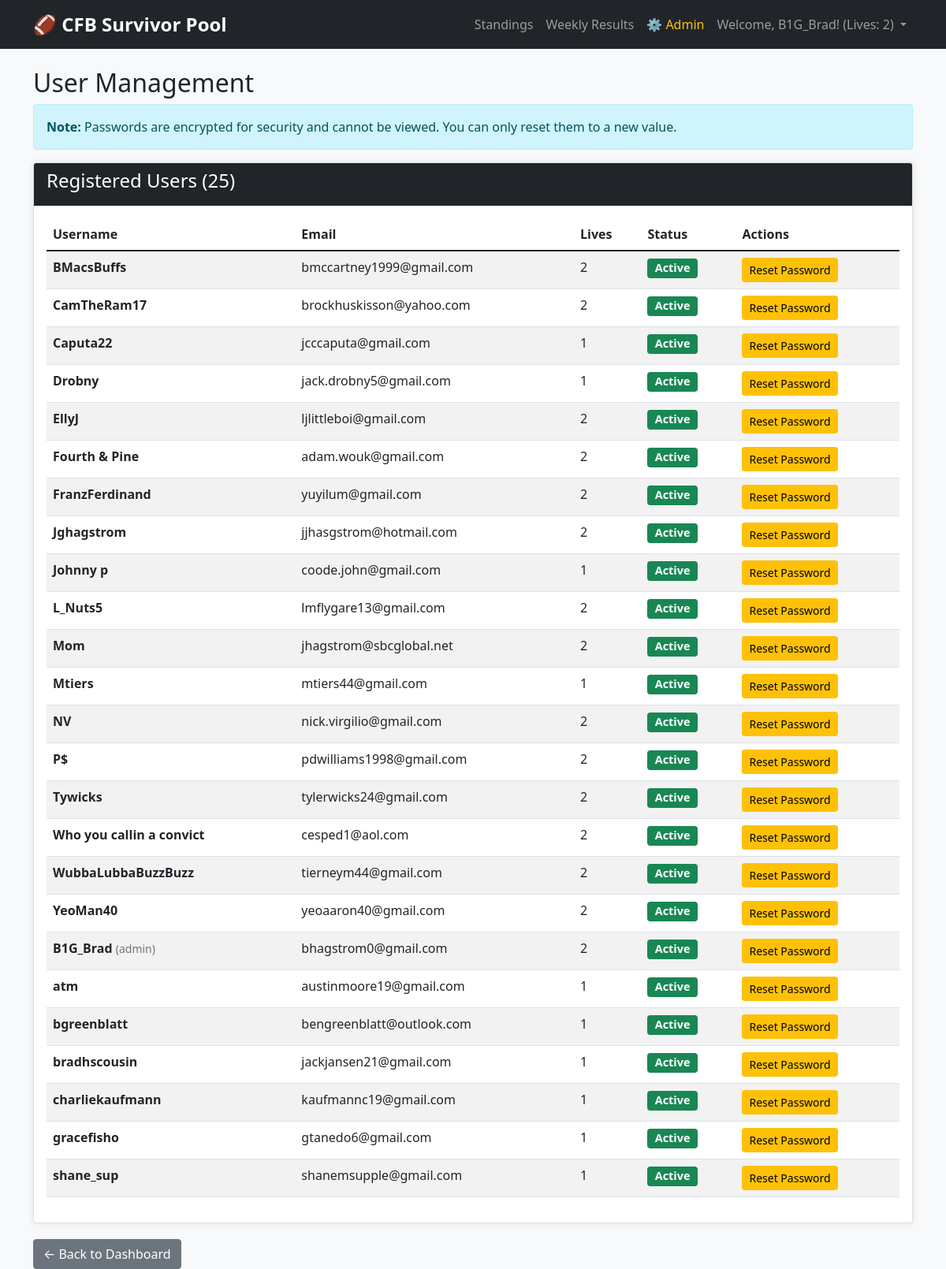
The app's page /admin/users (signed in) with its own data.
### models.py (models this page shows, shortened)
class User(UserMixin, db.Model):
    id = db.Column(db.Integer, primary_key=True)
    username = db.Column(db.String(80), unique=True, nullable=False)
    email = db.Column(db.String(120), unique=True, nullable=False)
    password = db.Column(db.String(200), nullable=False)
    lives_remaining = db.Column(db.Integer, default=2)
    is_eliminated = db.Column(db.Boolean, default=False)
    has_paid = db.Column(db.Boolean, default=False)
    cumulative_spread = db.Column(db.Float, default=0.0)
    picks = db.relationship('Pick', backref='user', lazy=True)
    @property
    def display_name(self):
        if self.username == 'admin':
            return 'B1G_Brad'
        return self.username

### app.py (the view)
@app.route('/admin/users')
@admin_required
def admin_users():
    all_users = User.query.order_by(User.username).all()
    return render_template('admin/users.html', users=all_users)

### app.py (called while the page is built)
@app.context_processor
def inject_timezone_functions():
    return {
        'format_deadline': format_deadline,
        'to_pool_time': to_pool_time,
        'get_current_time': get_current_time,
        'timezone': POOL_TZ_NAME
    }

@login_manager.user_loader
def load_user(user_id):
    return User.query.get(int(user_id))

def admin_required(f):
    @wraps(f)
    def decorated_function(*args, **kwargs):
        if not current_user.is_authenticated:
            flash('Please log in first.', 'error')
            return redirect(url_for('login'))
        if current_user.username not in ['admin', 'B1G_Brad']:
            flash('Admin access required.', 'error')
            return redirect(url_for('index'))
        return f(*args, **kwargs)
    return decorated_function

### templates/admin/users.html (shortened to what this page needs)
{% extends "base.html" %}
{% block content %}
<h2>User Management</h2>
<div class="alert alert-info">
    <strong>Note:</strong> Passwords are encrypted for security and cannot be viewed.
    You can only reset them to a new value.
</div>
<div class="card">
    <div class="card-header bg-dark text-white">
        <h4>Registered Users ({{ users|length }})</h4>
    </div>
    <div class="card-body">
        <table class="table table-striped">
            <thead>
                <tr>
                    <th>Username</th>
                    <th>Email</th>
                    <th>Lives</th>
                    <th>Status</th>
                    <th>Actions</th>
                </tr>
            </thead>
            <tbody>
                {% for user in users %}
                <tr>
                    <td><strong>{{ user.display_name }}</strong>
   {% if user.username != user.display_name %}
       <small class="text-muted">({{ user.username }})</small>
   {% endif %}</td>
                    <td>{{ user.email }}</td>
                    <td>{{ user.lives_remaining }}</td>
                    <td>
                        {% if user.is_eliminated %}
                            <span class="badge bg-danger">Eliminated</span>
                        {% else %}
                            <span class="badge bg-success">Active</span>
                        {% endif %}
                    </td>
                    <td>
                        <button type="button" class="btn btn-sm btn-warning"
                                data-bs-toggle="modal"
                                data-bs-target="#resetModal{{ user.id }}">
                            Reset Password
                        </button>
                    </td>
                </tr>
                {% endfor %}
            </tbody>
        </table>
    </div>
</div>
<div class="mt-3">
    <a href="{{ url_for('admin_dashboard') }}" class="btn btn-secondary">← Back to Dashboard</a>
</div>
{% endblock %}

### templates/base.html (shortened to what this page needs)
<!DOCTYPE html>
<html lang="en">
<head>
    <link href="https://cdn.jsdelivr.net/npm/bootstrap@5.1.3/dist/css/bootstrap.min.css" rel="stylesheet">
    <link rel="stylesheet" href="{{ url_for('static', filename='style.css') }}">
</head>
<body>
    <nav class="navbar navbar-expand-lg navbar-dark bg-dark">
        <div class="container">
            <a class="navbar-brand" href="{{ url_for('index') }}">🏈 CFB Survivor Pool</a>
            <div class="collapse navbar-collapse" id="navbarNav">
    <ul class="navbar-nav ms-auto">
    {% if current_user.is_authenticated %}
        <li class="nav-item">
            <a class="nav-link" href="{{ url_for('index') }}">Standings</a>
        </li>
        <li class="nav-item">
            <a class="nav-link" href="{{ url_for('weekly_results') }}">Weekly Results</a>
        </li>
        {% if current_user.username in ['admin', 'commissioner'] %}
                <li class="nav-item">
                    <a class="nav-link text-warning" href="{{ url_for('admin_dashboard') }}">
                        ⚙️ Admin
                    </a>
                </li>
            {% endif %}
<li class="nav-item dropdown">
    <a class="nav-link dropdown-toggle" href="#" id="userDropdown"
       role="button" data-bs-toggle="dropdown" aria-expanded="false">
        Welcome, {{ current_user.display_name }}!
        (Lives: {{ current_user.lives_remaining }})
    </a>
</li>
        {% endif %}
    </ul>
</div>
        </div>
    </nav>
    <div class="container mt-4">
        {% block content %}{% endblock %}
    </div>
</body>
</html>

### static/style.css (style rules this page uses)
body { background-color: #f8f9fa; }
.navbar-brand { font-size: 1.5rem; font-weight: bold; }
.card { box-shadow: 0 0 10px rgba(0,0,0,0.1); margin-bottom: 20px; }
.table { background-color: white; }
.badge { font-size: 0.9rem; }

### records on screen
User: display_name "B1G_Brad", lives_remaining "2", username "admin", email "bhagstrom0@gmail.com", is_eliminated "Active"
User: display_name "BMacsBuffs", email "bmccartney1999@gmail.com", lives_remaining "2", is_eliminated "Active"
User: display_name "CamTheRam17", email "brockhuskisson@yahoo.com", lives_remaining "2", is_eliminated "Active"
User: display_name "Caputa22", email "jcccaputa@gmail.com", lives_remaining "1", is_eliminated "Active"
User: display_name "Drobny", email "jack.drobny5@gmail.com", lives_remaining "1", is_eliminated "Active"
User: display_name "EllyJ", email "ljlittleboi@gmail.com", lives_remaining "2", is_eliminated "Active"
User: display_name "Fourth & Pine", email "adam.wouk@gmail.com", lives_remaining "2", is_eliminated "Active"
User: display_name "FranzFerdinand", email "yuyilum@gmail.com", lives_remaining "2", is_eliminated "Active"
User: display_name "Jghagstrom", email "jjhasgstrom@hotmail.com", lives_remaining "2", is_eliminated "Active"
User: display_name "Johnny p", email "coode.john@gmail.com", lives_remaining "1", is_eliminated "Active"
User: display_name "L_Nuts5", email "lmflygare13@gmail.com", lives_remaining "2", is_eliminated "Active"
User: display_name "Mom", email "jhagstrom@sbcglobal.net", lives_remaining "2", is_eliminated "Active"
User: display_name "Mtiers", email "mtiers44@gmail.com", lives_remaining "1", is_eliminated "Active"
User: display_name "NV", email "nick.virgilio@gmail.com", lives_remaining "2", is_eliminated "Active"
User: display_name "P$", email "pdwilliams1998@gmail.com", lives_remaining "2", is_eliminated "Active"
User: display_name "Tywicks", email "tylerwicks24@gmail.com", lives_remaining "2", is_eliminated "Active"
User: display_name "Who you callin a convict", email "cesped1@aol.com", lives_remaining "2", is_eliminated "Active"
User: display_name "WubbaLubbaBuzzBuzz", email "tierneym44@gmail.com", lives_remaining "2", is_eliminated "Active"
User: display_name "YeoMan40", email "yeoaaron40@gmail.com", lives_remaining "2", is_eliminated "Active"
User: display_name "atm", email "austinmoore19@gmail.com", lives_remaining "1", is_eliminated "Active"
User: display_name "bgreenblatt", email "bengreenblatt@outlook.com", lives_remaining "1", is_eliminated "Active"
User: display_name "bradhscousin", email "jackjansen21@gmail.com", lives_remaining "1", is_eliminated "Active"
User: display_name "charliekaufmann", email "kaufmannc19@gmail.com", lives_remaining "1", is_eliminated "Active"
User: display_name "gracefisho", email "gtanedo6@gmail.com", lives_remaining "1", is_eliminated "Active"
User: display_name "shane_sup", email "shanemsupple@gmail.com", lives_remaining "1", is_eliminated "Active"

### other values on screen
{{ users|length }} "25"
